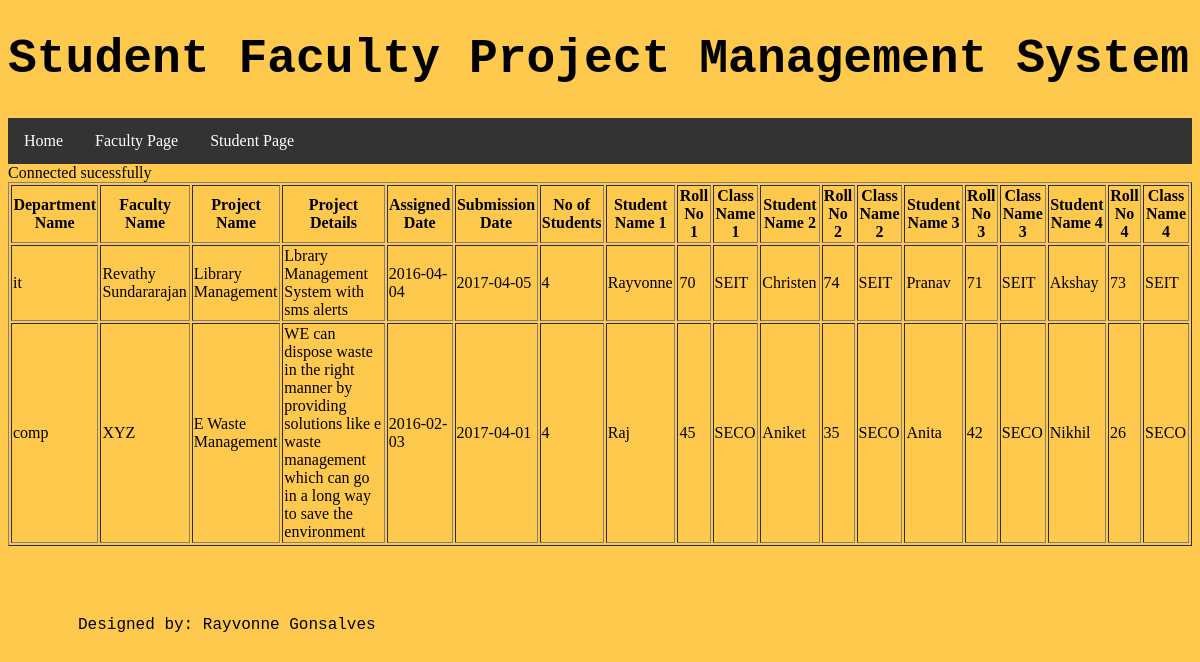
The app's page /studdet.php with its own data.
### tables this page shows
CREATE TABLE `proj_det` (
  `Dept Name` varchar(30) NOT NULL,
  `Fac Name` varchar(30) NOT NULL,
  `Project Name` varchar(50) NOT NULL,
  `Project Details` varchar(200) NOT NULL,
  `Assigned Date` date NOT NULL,
  `Submission Date` date NOT NULL,
  `No of Students` int(1) NOT NULL,
  `Stud Name 1` varchar(30) NOT NULL,
  `Roll No 1` int(2) NOT NULL,
  `Class Name 1` varchar(20) NOT NULL,
  `Stud Name 2` varchar(30) NOT NULL,
  `Roll No 2` int(2) NOT NULL,
  `Class Name 2` varchar(20) NOT NULL,
  `Stud Name 3` varchar(30) NOT NULL,
  `Roll No 3` int(2) NOT NULL,
  `Class Name 3` varchar(20) NOT NULL,
  `Stud Name 4` varchar(30) NOT NULL,
  `Roll No 4` int(2) NOT NULL,
  `Class Name 4` varchar(20) NOT NULL
);

### studdet.php (the view, shortened to what this page needs)
<!DOCTYPE html>
<html>
<head>
  <link rel="stylesheet" href="styles.css">
</head>
<body>
<h1>Student Faculty Project Management System</h1>
<ul>
  <li><a class="active" href="index.php">Home</a></li>
  <li><a href="fac.php">Faculty Page</a></li>
  <li><a href="proj.php">Student Page</a></li>
</ul>
<?php
echo "<html>\n";
echo "<head>\n";
echo "  <link rel=\"stylesheet\" href=\"styles.css\">\n";
echo "</head>\n";
echo "<table border=1>";
include "connect.php";
$sql = "select * from proj_det";
$result = $con->query($sql);
if ($result->num_rows > 0) {
	echo "<tr><th>Department Name</th><th>Faculty Name</th><th>Project Name</th><th>Project Details</th><th>Assigned Date</th><th>Submission Date</th><th>No of Students</th><th>Student Name 1</th><th>Roll No 1</th><th>Class Name 1</th><th>Student Name 2</th><th>Roll No 2</th><th>Class Name 2</th><th>Student Name 3</th><th>Roll No 3</th><th>Class Name 3</th><th>Student Name 4</th><th>Roll No 4</th><th>Class Name 4</th></tr>";
    while($row = $result->fetch_assoc()) {
       	echo "<tr><td>". $row["Dept Name"].  "</td><td>".$row ["Fac Name"]."</td><td>". $row["Project Name"]."</td><td>".$row["Project Details"]."</td><td>".$row["Assigned Date"]."</td><td>".$row["Submission Date"]."</td><td>".$row["No of Students"]. "</td><td>".$row["Stud Name 1"] . "</td><td>".$row["Roll No 1"]."</td><td>".$row["Class Name 1"] ."</td><td>".$row["Stud Name 2"] ."</td><td>".$row["Roll No 2"]."</td><td>".$row["Class Name 2"] . "</td><td>".$row["Stud Name 3"] ."</td><td>".$row["Roll No 3"]. "</td><td>".$row["Class Name 3"] . "</td><td>".$row["Stud Name 4"] ."</td><td>".$row["Roll No 4"]."</td><td>".$row["Class Name 4"]."</td></tr>";
    }
} else {
    echo "0 results";
}
echo "</table>";
echo "<footer>\n";
echo "  <p>Designed by: Rayvonne Gonsalves</p>\n";
echo "</footer>\n";
echo "</html>\n";
?>

### connect.php (shortened to what this page needs)
<?php
	echo "Connected sucessfully <br>";
?>

### styles.css (style rules this page uses)
body { background-color: #FFC94D ; }
h1 { background-color: #FFC94D; font-family: courier; font-size: 300%; }
p { background-color: #FFC94D color: gray; font-family: courier; font-size: 100%; padding: 20px; margin: 50px; }
ul { list-style-type: none; margin: 0; padding: 0; overflow: hidden; background-color: #333; }
li { float: left; }
li a { display: block; color: white; text-align: center; padding: 14px 16px; text-decoration: none; }

### records on screen
proj_det: Dept Name "it", Fac Name "Revathy Sundararajan", Project Name "Library Management", Project Details "Lbrary Management System with sms alerts", Assigned Date "2016-04-04", Submission Date "2017-04-05", No of Students "4", Stud Name 1 "Rayvonne", Roll No 1 "70", Class Name 1 "SEIT", Stud Name 2 "Christen", Roll No 2 "74", Class Name 2 "SEIT", Stud Name 3 "Pranav", Roll No 3 "71", Class Name 3 "SEIT", Stud Name 4 "Akshay", Roll No 4 "73", Class Name 4 "SEIT"
proj_det: Dept Name "comp", Fac Name "XYZ", Project Name "E Waste Management", Project Details "WE can dispose waste in the right manner by providing solutions like e waste management which can go in a long way to save the environment", Assigned Date "2016-02-03", Submission Date "2017-04-01", No of Students "4", Stud Name 1 "Raj", Roll No 1 "45", Class Name 1 "SECO", Stud Name 2 "Aniket", Roll No 2 "35", Class Name 2 "SECO", Stud Name 3 "Anita", Roll No 3 "42", Class Name 3 "SECO", Stud Name 4 "Nikhil", Roll No 4 "26", Class Name 4 "SECO"
